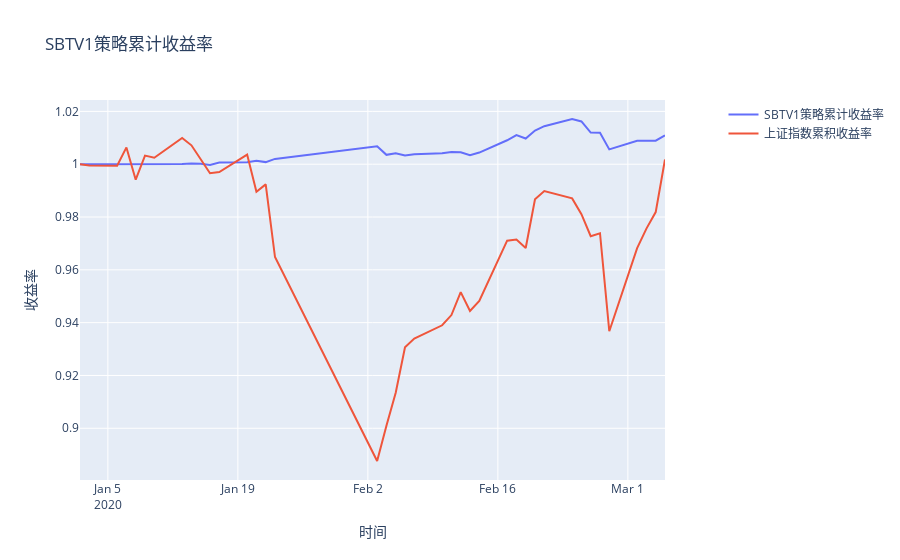

The code cell stored with this chart in its notebook:
### Code cell
my_strat_plot = go.Scatter(
    x = track_record.index,
    y = track_record['sbtv1'],
    name = 'SBTV1策略累计收益率'
)
 
    
mkt_plot = go.Scatter(
    x = track_record.index,
    y = track_record['sh_mkt'],
    name = '上证指数累积收益率'
)
    
layout = dict(title = 'SBTV1策略累计收益率',
              xaxis = dict(title = '时间'), # 横轴坐标
              yaxis = dict(title = '收益率'), # 总轴坐标
              legend=dict(x=1.1,y=1) # 图例位置 
              )

data = [my_strat_plot, mkt_plot]

fig = dict(data=data, layout=layout)

py.iplot(fig)
